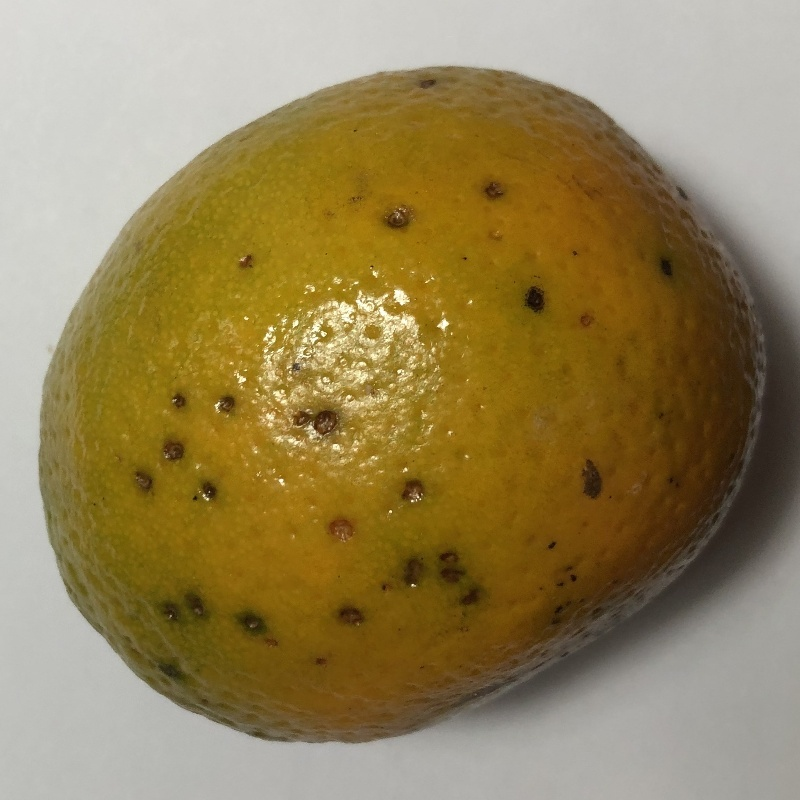
#> input picture dataset/train/blackspot/blackspot (10).jpg, 800 x 800 px, found by its file name; its folder holds only this picture in this run
$ jupyter execute --allow-errors 'Feature Engineering (Orange_disease_recognition).ipynb'
#> lines starting #> are read from the running program, lines starting #| are printed output that depends on the picture; after the words box and inside, x2 and y2 are one past the last pixel; in counts of white or black regions, pixels touching at a corner belong together
# Importing Libraries

[cell 1]
import os
import cv2
import numpy as np
import pandas as pd
from skimage.feature import graycomatrix, graycoprops
from matplotlib import pyplot as plt
from os import listdir
from os.path import isfile, join
from scipy.stats import kurtosis, skew

# Function to Create a new dataframe

[cell 2]
def create_empty_df():
    df = pd.DataFrame()

    df['red_mean'] = None
    df['green_mean'] = None
    df['blue_mean'] = None
    df['amt_green'] = None
    df['amt_non_green'] = None
    df['red_std'] = None
    df['green_std'] = None
    df['blue_std'] = None
    df['red_var'] = None
    df['green_var'] = None
    df['blue_var'] = None
    df['red_kurt'] = None
    df['red_skew'] = None
    df['green_kurt'] = None
    df['green_skew'] = None
    df['blue_kurt'] = None
    df['blue_skew'] = None

    df['fcontrast'] = None
    df['fdissimilarity'] = None
    df['fhomogeneity'] = None
    df['fenergy'] = None
    df['fcorrelation'] = None

    df['label'] = None
    return df

# Preprocessing and  feature extraction

[cell 3]
def feature_extractor(filename,label):

#> called with label = 0
    original_image = cv2.imread(filename)
#> original_image is the input picture: shape (800, 800, 3); mean B, G, R 87.4, 130.9, 148.6
    image = cv2.resize(original_image, (350, 350))
    lab_image = cv2.cvtColor(image, cv2.COLOR_BGR2LAB)
#> lab_image: shape (350, 350, 3); mean of channels 0, 1, 2 140.3, 130.8, 153
    if label == 0:
        l_thresh_min = 35
        l_thresh_max = 160
        a_thresh_min = 135
        a_thresh_max = 185
        b_thresh_min = 100
        b_thresh_max = 160
    elif label == 1:
        l_thresh_min = 30
        l_thresh_max = 200
        a_thresh_min = 125
        a_thresh_max = 200
        b_thresh_min = 100
        b_thresh_max = 180
    elif label == 2:
        l_thresh_min = 35
        l_thresh_max = 260
        a_thresh_min = 235
        a_thresh_max = 185
        b_thresh_min = 100
        b_thresh_max = 160

    if label!=3:
        l_mask = cv2.inRange(lab_image[:, :, 0], l_thresh_min, l_thresh_max)
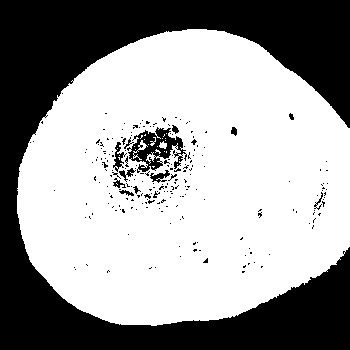
#> l_mask: shape (350, 350); 61.8% white; 222 black regions (207 under 20 px), largest, box (x1, y1, x2, y2) and area: (0, 0, 350, 350) 44160, (127, 127, 187, 173) 1223, (113, 142, 127, 172) 156
        a_mask = cv2.inRange(lab_image[:, :, 1], a_thresh_min, a_thresh_max)
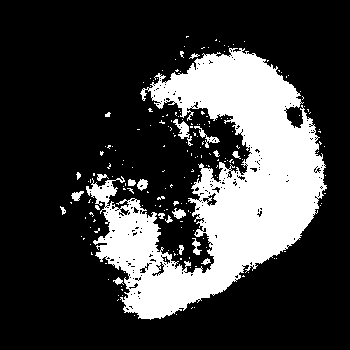
#> a_mask: shape (350, 350); 24.6% white; 196 white regions (176 under 20 px), largest, box (x1, y1, x2, y2) and area: (86, 48, 327, 320) 28537, (173, 119, 193, 146) 184, (194, 126, 220, 148) 133
        b_mask = cv2.inRange(lab_image[:, :, 2], b_thresh_min, b_thresh_max)
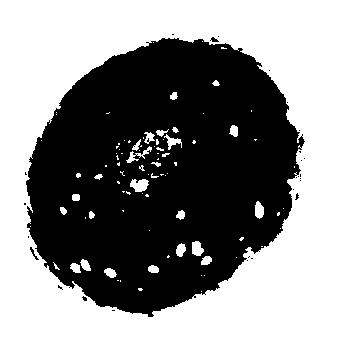
#> b_mask: shape (350, 350); 55.1% white; 27 black regions (24 under 20 px), largest, box (x1, y1, x2, y2) and area: (26, 38, 305, 317) 54871, (30, 247, 39, 260) 32, (210, 37, 219, 42) 26
        initial_mask = cv2.bitwise_and(l_mask, cv2.bitwise_and(a_mask, b_mask))
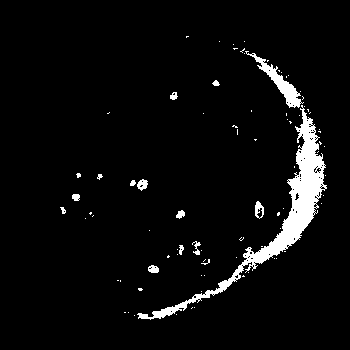
#> initial_mask: shape (350, 350); 4.6% white; 84 white regions (70 under 20 px), largest, box (x1, y1, x2, y2) and area: (137, 105, 327, 320) 4178, (245, 51, 304, 108) 682, (255, 201, 264, 219) 95

    l_channel, a_channel, b_channel = cv2.split(lab_image)
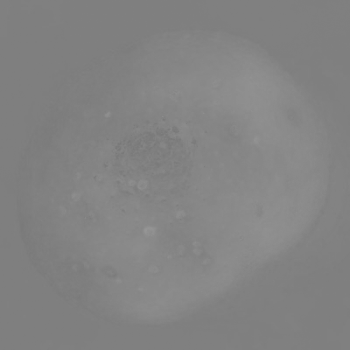
#> a_channel: shape (350, 350); min 120, max 150, mean 130.8
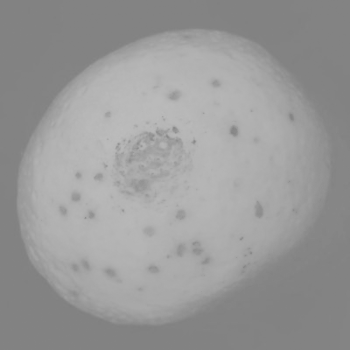
#> b_channel: shape (350, 350); min 127, max 189, mean 153
    clip_limit=1.0
    tile_grid_size=(4, 4)
    clahe = cv2.createCLAHE(clipLimit=clip_limit, tileGridSize=tile_grid_size)
    clahe_l_channel = clahe.apply(l_channel)
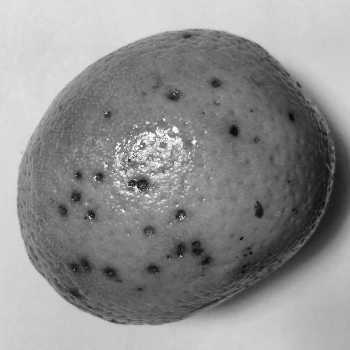
#> clahe_l_channel: shape (350, 350); min 7, max 254, mean 143.3
    lab = cv2.merge([clahe_l_channel, a_channel, b_channel])
#> lab: shape (350, 350, 3); mean of channels 0, 1, 2 143.3, 130.8, 153
    rgbimg = cv2.cvtColor(lab, cv2.COLOR_LAB2BGR)
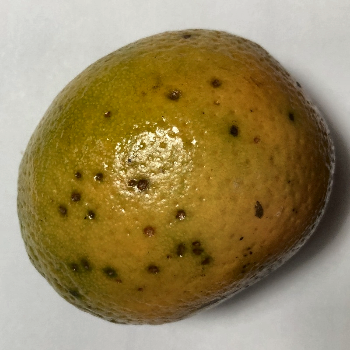
#> rgbimg: shape (350, 350, 3); mean B, G, R 90.8, 134.1, 151.8
    ab = lab[:, :, 1:].reshape(-1, 2).astype(np.float32)
#> ab = 122500 pairs, first value 120 to 150, second value 127 to 189
    criteria = (cv2.TERM_CRITERIA_EPS + cv2.TERM_CRITERIA_MAX_ITER, 100, 0.2)
    flags = cv2.KMEANS_PP_CENTERS

    K=3
    _, labels, centers = cv2.kmeans(ab, K, None, criteria, 10, flags)
#> centers = [[133.6, 176.6], [127.7, 131.5], [133, 158.5]]
    mean_vals = np.zeros((K, 2))
    for i in range(K):
        mean_vals[i] = np.mean(ab[labels.flatten() == i], axis=0)
#> after the loop, mean_vals = [[133.6, 176.6], [127.7, 131.5], [133, 158.5]]
    overall_mean = np.mean(ab, axis=0)
#> overall_mean = [130.8, 153]
    affected_cluster = np.argmin(np.linalg.norm(mean_vals - overall_mean, axis=1))
#> affected_cluster = 2
    affected_mask = np.uint8(labels.reshape(rgbimg.shape[:2]) == affected_cluster)
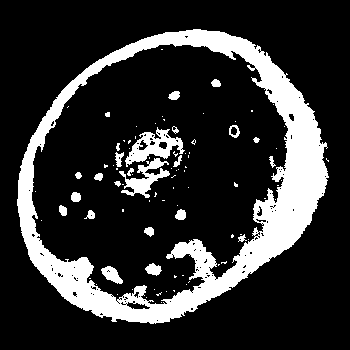
#> affected_mask: shape (350, 350); values 0 (black) and 1 (white), 19.1% white; 92 white regions (67 under 20 px), largest, box (x1, y1, x2, y2) and area: (17, 29, 329, 324) 20052, (125, 127, 185, 167) 966, (119, 158, 170, 198) 765

    if label==3:
        img1 = cv2.bitwise_and(image, image, mask=affected_mask)

    else:
        final_mask = cv2.bitwise_and(initial_mask, affected_mask)
#> final_mask: shape (350, 350); values 0 (black) and 1 (white), 4.6% white; 78 white regions (64 under 20 px), largest, box (x1, y1, x2, y2) and area: (137, 105, 326, 320) 4146, (245, 51, 304, 108) 680, (255, 201, 264, 219) 89
        img1 = cv2.bitwise_and(image, image, mask=final_mask)

    red_channel = img1[:,:,0]
    green_channel = img1[:,:,1]
    blue_channel = img1[:,:,2]
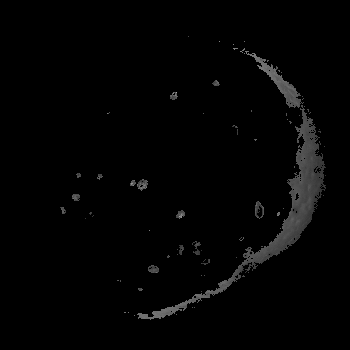
#> blue_channel: shape (350, 350); min 0, max 165, mean 3.7

    red_mean = np.mean(red_channel)
#> red_mean = 0.717
    green_mean = np.mean(green_channel)
#> green_mean = 2.35
    blue_mean = np.mean(blue_channel)
#> blue_mean = 3.65

    red_std = np.std(red_channel)
#> red_std = 4.18
    green_std = np.std(green_channel)
#> green_std = 11.12
    blue_std = np.std(blue_channel)
#> blue_std = 17.03

    red_var = red_std**2
#> red_var = 17.46
    green_var =green_std**2
#> green_var = 123.7
    blue_var = blue_std**2
#> blue_var = 290

    red_kurt = kurtosis(red_channel.flatten())
#> red_kurt = 73.27
    red_skew = skew(red_channel.flatten())
#> red_skew = 7.87

    green_kurt = kurtosis(green_channel.flatten())
#> green_kurt = 24.32
    green_skew = skew(green_channel.flatten())
#> green_skew = 4.91

    blue_kurt = kurtosis(blue_channel.flatten())
#> blue_kurt = 20.64
    blue_skew = skew(blue_channel.flatten())
#> blue_skew = 4.65


    gr = cv2.cvtColor(img1, cv2.COLOR_BGR2HSV)
#> gr: shape (350, 350, 3); mean H, S, V 0.8, 9.5, 3.7
    mask = cv2.inRange(gr, (36, 0, 0), (70, 255,255))
#> mask: shape (350, 350); every value is 0
    ratio_green = cv2.countNonZero(mask)/(img1.size/3)
#> ratio_green = 0
    amt_green=np.round(ratio_green, 2)
#> amt_green = 0

    amt_non_green=1-amt_green
#> amt_non_green = 1
    img2 = cv2.cvtColor(img1, cv2.COLOR_BGR2GRAY)
    g=graycomatrix(img2, [1], [0, np.pi/4, np.pi/2, 3*np.pi/4])
    contrast = graycoprops(g, 'contrast')
#> contrast = [[46.44, 60.95, 49.56, 57.79]]
    fcontrast=contrast[0][0]+contrast[0][1]+contrast[0][2]+contrast[0][3]
#> fcontrast = 214.7

    dissimilarity = graycoprops(g, prop='dissimilarity')
#> dissimilarity = [[0.871, 1.1, 0.889, 1.04]]
    fdissimilarity=dissimilarity[0][0]+dissimilarity[0][1]+dissimilarity[0][2]+dissimilarity[0][3]
#> fdissimilarity = 3.89

    homogeneity = graycoprops(g, prop='homogeneity')
#> homogeneity = [[0.959, 0.956, 0.96, 0.957]]
    fhomogeneity=homogeneity[0][0]+homogeneity[0][1]+homogeneity[0][2]+homogeneity[0][3]
#> fhomogeneity = 3.83
    energy = graycoprops(g, prop='energy')
#> energy = [[0.948, 0.946, 0.948, 0.947]]
    fenergy=energy[0][0]+energy[0][1]+energy[0][2]+energy[0][3]
#> fenergy = 3.79

    correlation = graycoprops(g,prop= 'correlation')
#> correlation = [[0.84, 0.791, 0.829, 0.802]]
    fcorrelation=correlation[0][0]+correlation[0][1]+correlation[0][2]+correlation[0][3]
#> fcorrelation = 3.26


    l = [red_mean, green_mean, blue_mean,amt_green, amt_non_green, red_std, green_std, blue_std,
         red_var, green_var, blue_var,red_kurt,red_skew,green_kurt,green_skew,blue_kurt,blue_skew,
         fcontrast,fdissimilarity,fhomogeneity,fenergy,fcorrelation
    ]
#> l = [0.717, 2.35, 3.65, 0, 1, 4.18, 11.12, 17.03, 17.46, 123.7, 290, 73.27, 7.87, 24.32, 4.91, 20.64, 4.65, 214.7, 3.89, 3.83, 3.79, 3.26]
    return l

# Function to process one folder

[cell 4]
def process_folder(folderpath,df_f,label_f):

    imagelist = os.listdir(folderpath)
    for image in imagelist:
        imagepath = os.path.join(folderpath, image)
        #print(imagepath)
        im_feature = feature_extractor(imagepath,label_f)
#> im_feature has the same summary as l in feature_extractor
        if im_feature == "Invalid":
            continue
        im_feature.append(label_f)
        df_f.loc[len(df_f)] = im_feature

    return df_f
